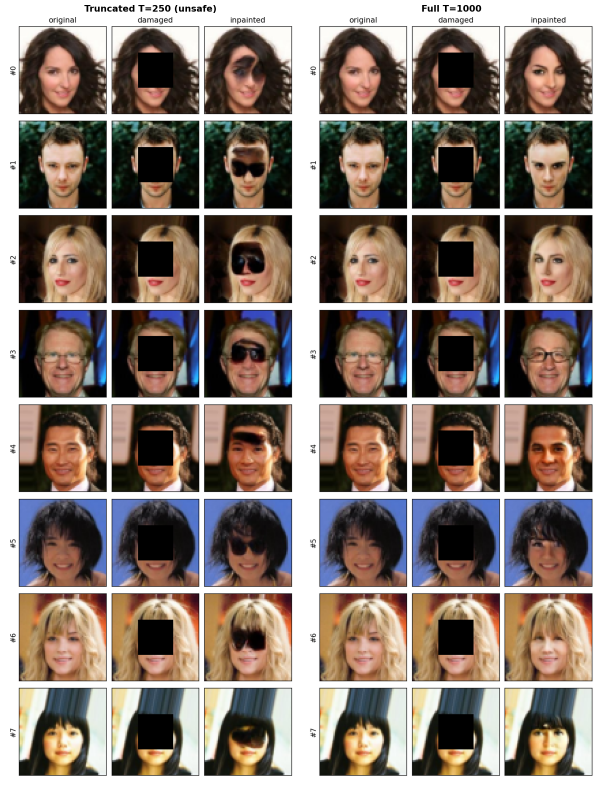
#> input picture docs/assets/celeba_t250_vs_t1000.png, 1817 x 2356 px, given in place of inpaint_center_epoch_030_cr040_j10r5.png, which was not available (shown at 1/3 size)
$ python make_protocol_hero.py
#> lines starting #> are read from the running program, lines starting #| are printed output that depends on the picture; pictures that were not available may be replaced by others from this repository, and a replacement may not be noted
"""Build a memorable protocol hero figure from existing sample grids."""
from __future__ import annotations

from pathlib import Path

import matplotlib.pyplot as plt
import numpy as np
from PIL import Image

ROOT = Path(__file__).resolve().parents[1]
ASSETS = ROOT / "docs" / "assets"
PAPER_FIG = ROOT / "docs" / "paper_overleaf" / "figures"

UNSAFE = Path(r"C:\Users\Se7s\Downloads\inpaint_center_epoch_030_cr040_j10r5.png")
SAFE = ASSETS / "celeba_conditioned_cr040_fullT.png"
OUT_NAME = "celeba_protocol_hero.png"

METRICS = {
    "unsafe": {"psnr": 19.75, "lpips": 0.102},
    "safe": {"psnr": 27.36, "lpips": 0.031},
}


def _segments(mask: np.ndarray, min_len: int) -> list[tuple[int, int]]:
    """Return (start, end) inclusive ranges where mask is True and length >= min_len."""
    segs: list[tuple[int, int]] = []
    in_seg = False
    start = 0
    for i, v in enumerate(mask):
        if v and not in_seg:
            in_seg = True
            start = i
        elif not v and in_seg:
            in_seg = False
            if i - start >= min_len:
                segs.append((start, i - 1))
    if in_seg and len(mask) - start >= min_len:
        segs.append((start, len(mask) - 1))
    return segs


def _crop_grid_panels(path: Path, row: int = 1) -> tuple[np.ndarray, np.ndarray, np.ndarray]:
    """Crop original / damaged / inpainted from an 8x3 comparison grid PNG."""
    arr = np.asarray(Image.open(path).convert("RGB"))
    gray = arr.mean(axis=2)
    # Face tiles are darker than white page background.
    row_content = gray.mean(axis=1) < 245
    col_content = gray.mean(axis=0) < 245
    # Title / labels are thin; keep only tall tile rows and wide tile columns.
    row_segs = _segments(row_content, min_len=120)
    col_segs = _segments(col_content, min_len=120)
    if len(row_segs) < 8 or len(col_segs) < 3:
        raise RuntimeError(
            f"{path.name}: expected >=8 row tiles and 3 col tiles, "
            f"got {len(row_segs)} x {len(col_segs)}"
        )
    # Drop thin label bands: keep the 8 tallest rows and 3 widest cols.
    row_segs = sorted(row_segs, key=lambda s: s[1] - s[0], reverse=True)[:8]
    col_segs = sorted(col_segs, key=lambda s: s[1] - s[0], reverse=True)[:3]
    row_segs = sorted(row_segs, key=lambda s: s[0])
    col_segs = sorted(col_segs, key=lambda s: s[0])

    def cell(r: int, c: int) -> np.ndarray:
        y0, y1 = row_segs[r]
        x0, x1 = col_segs[c]
        return arr[y0 : y1 + 1, x0 : x1 + 1]

    return cell(row, 0), cell(row, 1), cell(row, 2)


def _resize(img: np.ndarray, size: int = 160) -> np.ndarray:
    return np.asarray(Image.fromarray(img).resize((size, size), Image.Resampling.BICUBIC))


def _absdiff(a: np.ndarray, b: np.ndarray) -> np.ndarray:
    a = a.astype(np.float32)
    b = b.astype(np.float32)
    d = np.mean(np.abs(a - b), axis=2)
    return d / (d.max() + 1e-8)


def main() -> None:
    # Row with a clear sunglasses failure under truncated T.
    row = 1
    gt_u, inp_u, out_u = _crop_grid_panels(UNSAFE, row=row)
#> in _crop_grid_panels, `gray = arr.mean(axis=2)`:
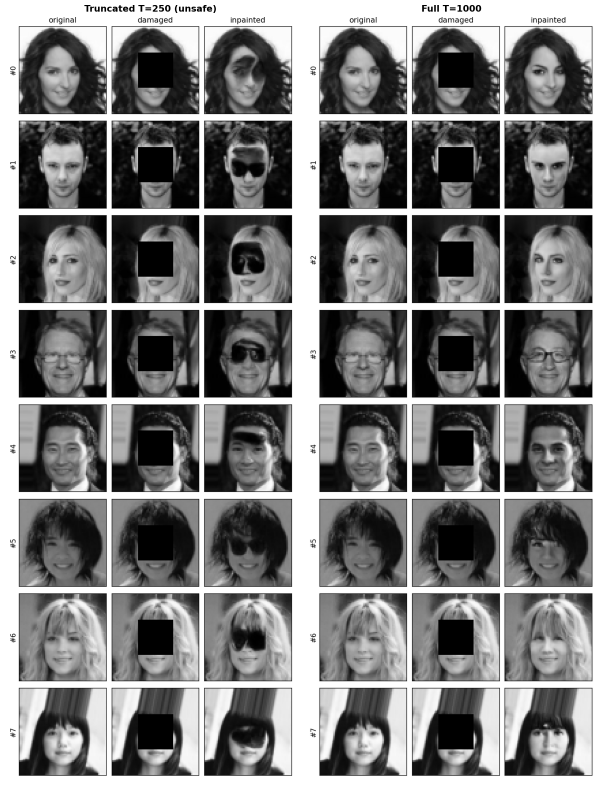
#> gray: shape (2356, 1817) float64 (shown at 1/3 size); min 0, max 255, mean 124.1
#> the loop in _segments, `for i, v in enumerate(mask):` made 2356 passes
#> (v, in_seg) on passes 16, 36, 56: (True, True), (False, False), (True, True)
#> after the loop in _segments, `for i, v in enumerate(mask):`: in_seg = False; segs = [(78, 342), (361, 625), (645, 909), (929, 1192), (1213, 1476), (1496, 1760), (1779, 2044), (2063, 2327)]; start = 2063
#> in _crop_grid_panels, `row_segs = _segments(row_content, min_len=120)`: row_segs has the same summary as segs in _segments
#> the loop in _segments (call 2), `for i, v in enumerate(mask):` made 1817 passes
#> in _crop_grid_panels, `col_segs = _segments(col_content, min_len=120)`: col_segs = [(56, 320), (334, 598), (612, 876), (958, 1221), (1235, 1499), (1513, 1777)]
#> in _crop_grid_panels, `row_segs = sorted(row_segs, key=lambda s: s[1] - s[0], reverse=True)[:8]`: row_segs = [(1779, 2044), (78, 342), (361, 625), (645, 909), (1496, 1760), (2063, 2327), (929, 1192), (1213, 1476)]
#> in _crop_grid_panels, `col_segs = sorted(col_segs, key=lambda s: s[1] - s[0], reverse=True)[:3]`: col_segs = [(56, 320), (334, 598), (612, 876)]
#> in _crop_grid_panels, `row_segs = sorted(row_segs, key=lambda s: s[0])`: row_segs has the same summary as segs in _segments
#> in cell, `y0, y1 = row_segs[r]`: y0 = 361; y1 = 625
#> in cell, `x0, x1 = col_segs[c]`: x0 = 56; x1 = 320
    gt_s, inp_s, out_s = _crop_grid_panels(SAFE, row=row)
#> call 2 of _crop_grid_panels, with row = 1
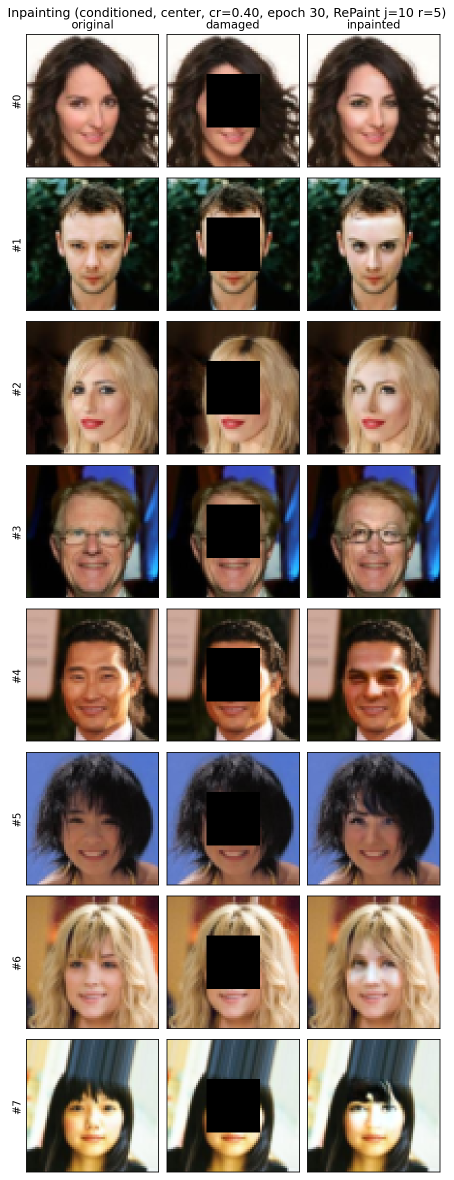
#> input picture docs/assets/celeba_conditioned_cr040_fullT.png, 907 x 2359 px (shown at 1/2 size)
#> in _crop_grid_panels (call 2), `gray = arr.mean(axis=2)`:
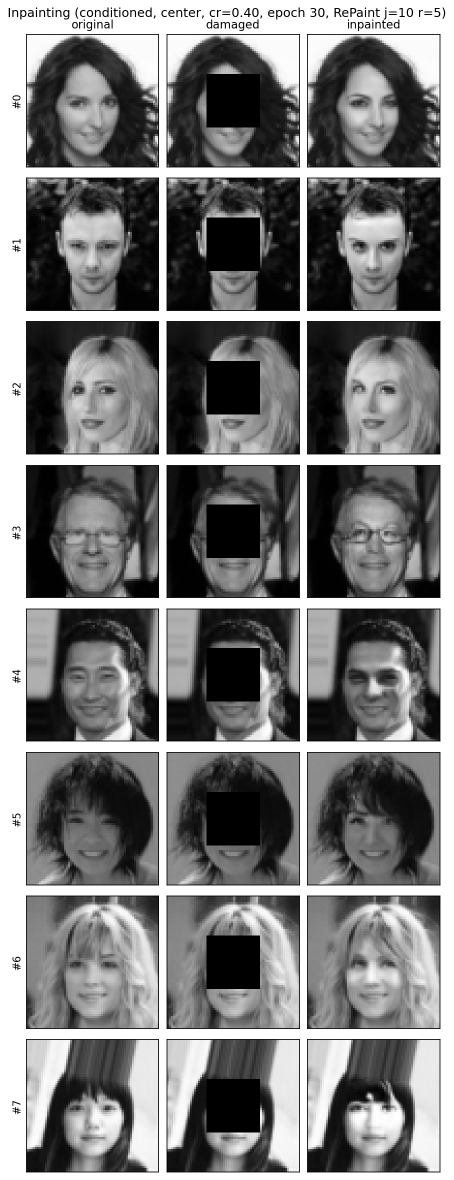
#> gray: shape (2359, 907) float64 (shown at 1/2 size); min 0, max 255, mean 122.9
#> in _crop_grid_panels (call 2), `row_segs = _segments(row_content, min_len=120)`: row_segs = [(68, 334), (355, 621), (642, 908), (930, 1195), (1217, 1482), (1504, 1770), (1791, 2057), (2078, 2344)]
#> in _crop_grid_panels (call 2), `col_segs = _segments(col_content, min_len=120)`: col_segs = [(52, 317), (333, 599), (614, 880)]
#> in _crop_grid_panels (call 2), `row_segs = sorted(row_segs, key=lambda s: s[1] - s[0], reverse=True)[:8]`: row_segs = [(68, 334), (355, 621), (642, 908), (1504, 1770), (1791, 2057), (2078, 2344), (930, 1195), (1217, 1482)]
#> in _crop_grid_panels (call 2), `col_segs = sorted(col_segs, key=lambda s: s[1] - s[0], reverse=True)[:3]`: col_segs = [(333, 599), (614, 880), (52, 317)]
#> in _crop_grid_panels (call 2), `row_segs = sorted(row_segs, key=lambda s: s[0])`: row_segs = [(68, 334), (355, 621), (642, 908), (930, 1195), (1217, 1482), (1504, 1770), (1791, 2057), (2078, 2344)]
#> in _crop_grid_panels (call 2), `col_segs = sorted(col_segs, key=lambda s: s[0])`: col_segs = [(52, 317), (333, 599), (614, 880)]
#> call 4 of cell, with r = 1, c = 0
#> in cell (call 4), `y0, y1 = row_segs[r]`: y0 = 355; y1 = 621
#> in cell (call 4), `x0, x1 = col_segs[c]`: x0 = 52; x1 = 317
#> in cell (call 4), `return arr[y0 : y1 + 1, x0 : x1 + 1]`:
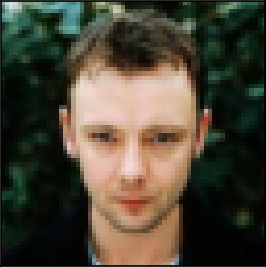
#> returned value: shape (267, 266, 3); mean of channels 0, 1, 2 75.6, 69.7, 54.7; drawn as R, G, B
#> in cell (call 5), `x0, x1 = col_segs[c]`: x0 = 333; x1 = 599
#> in cell (call 5), `return arr[y0 : y1 + 1, x0 : x1 + 1]`:
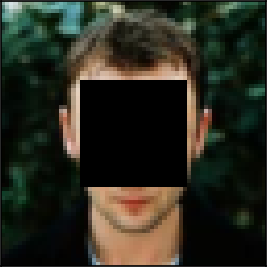
#> returned value: shape (267, 267, 3); mean of channels 0, 1, 2 42.4, 42.5, 31.3; drawn as R, G, B

    # Prefer GT/input from full-T grid (same seed/faces as paper conditioned figure).
    gt, inp = _resize(gt_s), _resize(inp_s)
    unsafe, safe = _resize(out_u), _resize(out_s)
    heat = _absdiff(unsafe, safe)
#> in _absdiff, `return d / (d.max() + 1e-8)`:
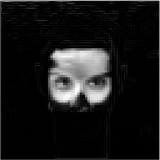
#> returned value: shape (160, 160) float32; min 0, max 1, mean 0.0988

    fig, axes = plt.subplots(1, 5, figsize=(11.5, 2.55), constrained_layout=True)
    panels = [
        (gt, "Ground truth", None),
        (inp, "Input (masked)", None),
        (
            unsafe,
            r"Unsafe $T'{=}250$",
            f"PSNR {METRICS['unsafe']['psnr']:.1f}  |  LPIPS {METRICS['unsafe']['lpips']:.3f}",
        ),
        (
            safe,
            r"Full $T{=}1000$",
            f"PSNR {METRICS['safe']['psnr']:.1f}  |  LPIPS {METRICS['safe']['lpips']:.3f}",
        ),
    ]
    for ax, (img, title, sub) in zip(axes[:4], panels):
        ax.imshow(img)
        ax.set_title(title, fontsize=10)
        if sub:
            ax.set_xlabel(sub, fontsize=8)
        ax.set_xticks([])
        ax.set_yticks([])
#> this loop made 4 passes
#> (title, sub) on passes 1 to 4: ('Ground truth', None), ('Input (masked)', None), ("Unsafe $T'{=}250$", 'PSNR 19.8  |  LPIPS 0.102'), ('Full $T{=}1000$', 'PSNR 27.4  |  LPIPS 0.031')

    im = axes[4].imshow(heat, cmap="magma", vmin=0, vmax=1)
    axes[4].set_title(r"$|$unsafe $-$ full$T|$", fontsize=10)
    axes[4].set_xlabel("difference heatmap", fontsize=8)
    axes[4].set_xticks([])
    axes[4].set_yticks([])
    cbar = fig.colorbar(im, ax=axes[4], fraction=0.046, pad=0.04)
    cbar.ax.tick_params(labelsize=7)

    for out_dir in (ASSETS, PAPER_FIG):
        out_dir.mkdir(parents=True, exist_ok=True)
        out_path = out_dir / OUT_NAME
        fig.savefig(out_path, dpi=200, bbox_inches="tight")
        print("wrote", out_path)
#> this loop made 2 passes
#> pass 1, in main, `fig.savefig(out_path, dpi=200, bbox_inches="tight")`:
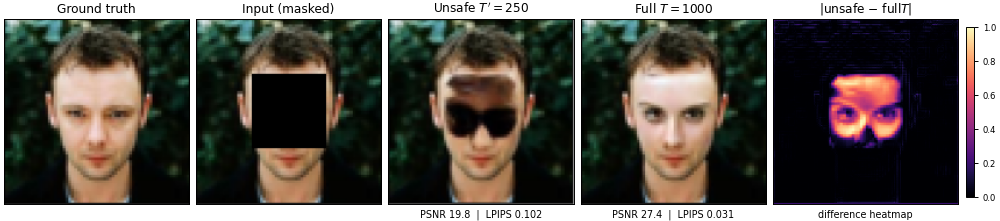
#> figure drawn by matplotlib, 6 panels
    plt.close(fig)


if __name__ == "__main__":
    main()
